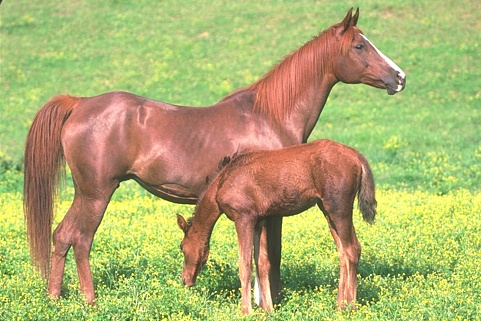
#> input picture labs/horse.jpg, 481 x 321 px
$ jupyter execute --allow-errors k-means.ipynb
#> lines starting #> are read from the running program, lines starting #| are printed output that depends on the picture
# Ciencia de Datos 2021

## Alan Reyes-Figueroa

[cell 1]
import numpy as np
import matplotlib.pyplot as plt

from sklearn.cluster import k_means

from sklearn.datasets import load_iris, make_circles, make_moons, make_blobs
from skimage.data import chelsea, coffee

# K-means

[cell 2]
data = load_iris()

[cell 3]
X = data['data']
y = data['target']

[cell 4]
plt.figure()
plt.scatter(X[:,0], X[:,1], c=y)
plt.show()
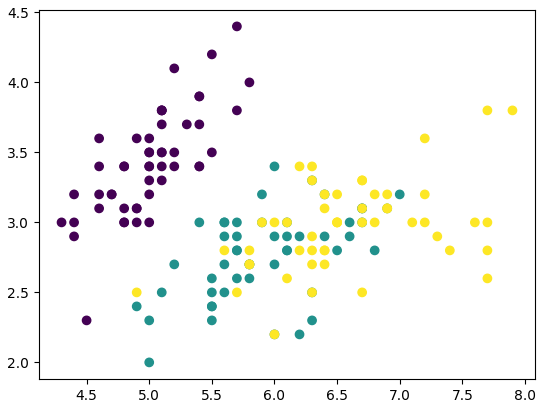
#> figure drawn by matplotlib, 1 panel

[cell 5]
k = 5
#> (the rest of this cell did not finish here and is left out)

[cell 6]
plt.figure()
#> (the rest of this cell did not finish here and is left out)

[cell 7]
plt.figure()
#> (the rest of this cell did not finish here and is left out)

## Image Quantization

[cell 8]
I = plt.imread('horse.jpg')
#> I is the input picture: shape (321, 481, 3); mean R, G, B 174.6, 175.1, 111

[cell 9]
plt.figure()
plt.imshow(I)
plt.show()

[cell 10]
sh = I.shape
#> sh = (321, 481, 3)
sh
#> Out = (321, 481, 3)

[cell 11]
I[0,0,:]
#> Out = [58, 64, 38]

[cell 12]
# matriz de datos
Iflat = I.reshape(-1,3)

[cell 13]
Iflat[:10]
#> Out = [[58, 64, 38], [55, 65, 31], [136, 149, 105], [194, 213, 157], [186, 208, 146], [168, 194, 129], [170, 196, 133], [156, 184, 123], [161, 187, 126], [163, 189, 126]]

[cell 14]
Iflat.shape
#> Out = (154401, 3)

[cell 15]
k = 8
#> (the rest of this cell did not finish here and is left out)

[cell 16]
plt.figure()
#> (the rest of this cell did not finish here and is left out)

[cell 17]
result = np.zeros(sh).reshape(-1,3)

# asignamos a cada pixel su centroide (color promedio)
#> (the rest of this cell did not finish here and is left out)

[cell 18]
plt.figure()
plt.imshow(result)
plt.show()
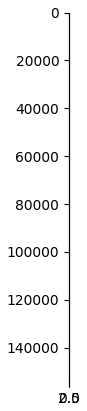
#> figure drawn by matplotlib, 1 panel

### Otro ejemplo

[cell 19]
from skimage.data import chelsea

[cell 20]
I = chelsea()
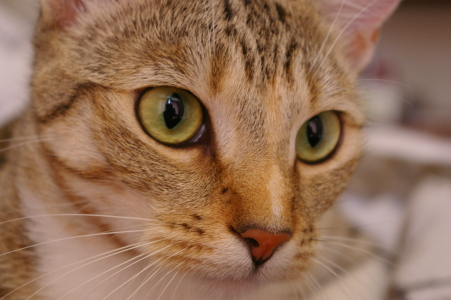
#> input picture skimage.data.chelsea(), 451 x 300 px
#> I is the input picture: shape (300, 451, 3); mean R, G, B 147.7, 111.4, 86.8

[cell 21]
plt.figure()
plt.imshow(I)
plt.show()

[cell 22]
sh = I.shape
#> sh = (300, 451, 3)
sh
#> Out = (300, 451, 3)

[cell 23]
Iflat = I.reshape(-1,3)

[cell 24]
k = 24
#> (the rest of this cell did not finish here and is left out)

[cell 25]
plt.figure()
#> (the rest of this cell did not finish here and is left out)

[cell 26]
result = np.zeros(sh).reshape(-1,3)

#> (the rest of this cell did not finish here and is left out)

[cell 27]
plt.figure(figsize=(10,5))
plt.subplot(1,2,1)
plt.imshow(I)
plt.subplot(1,2,2)
plt.imshow(result)
plt.show()
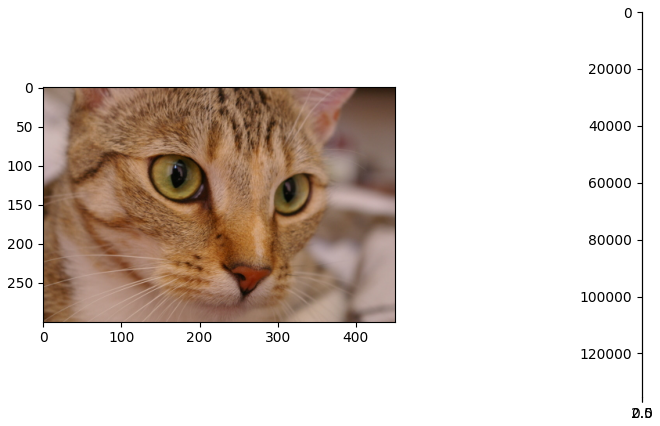
#> figure drawn by matplotlib, 2 panels

$ run again, with labs/race.jpg copied over labs/horse.jpg
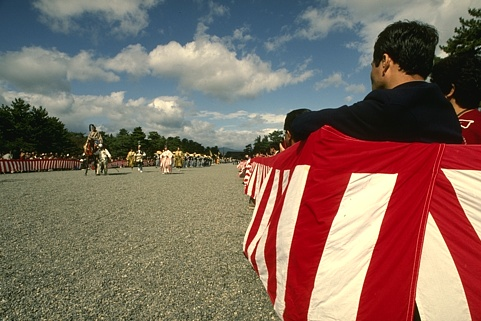
#> input picture labs/race.jpg, 481 x 321 px
#> I is the input picture: shape (321, 481, 3); mean R, G, B 128.3, 106, 94.5
#> `I[0,0,:]`: Out = [31, 56, 78]
#> `Iflat[:10]`: Out = [[31, 56, 78], [32, 57, 79], [34, 59, 81], [35, 60, 82], [35, 60, 82], [36, 61, 83], [37, 62, 84], [37, 62, 84], [38, 65, 86], [37, 64, 85]]
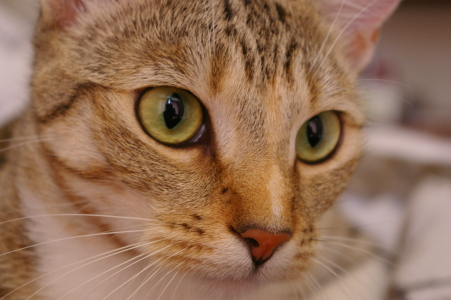
#> input picture skimage.data.chelsea(), 451 x 300 px
#> I is the input picture: shape (300, 451, 3); mean R, G, B 147.7, 111.4, 86.8
